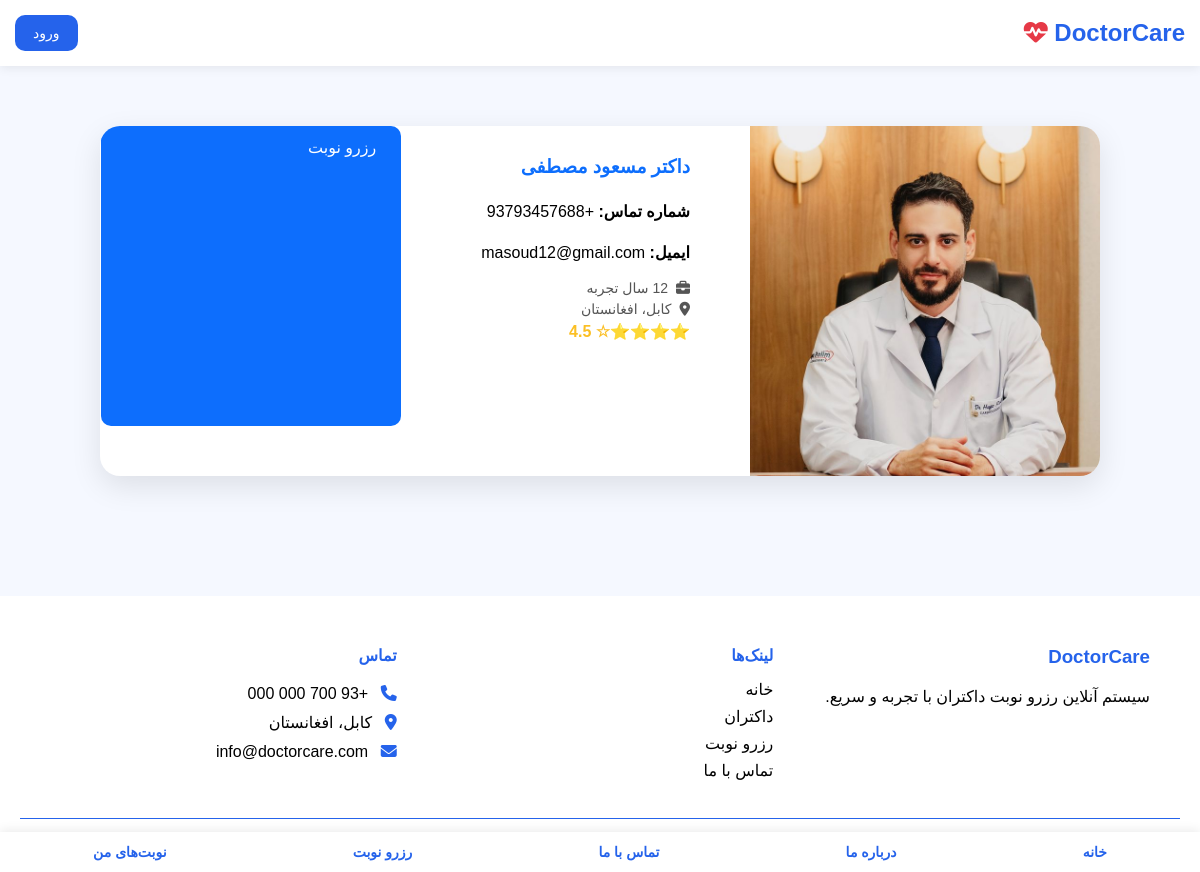
The page /doctor/2/ on the database its author committed.
### website/models.py (models this page shows, shortened)
class Doctor(models.Model):
    name = models.CharField(max_length=100)
    email = models.EmailField(null=True, blank=True)
    experience = models.IntegerField(null=True, blank=True)
    image = models.CharField(max_length=255, null=True, blank=True)
    speciality = models.CharField(max_length=100)

### website/views.py (the view)
# urls.py: path('doctor/<int:id>/', views.doctor_detail, name='doctor_detail'),
def doctor_detail(request, id):
    doctor = get_object_or_404(Doctor, id=id)
    return render(
        request,
        'website/doctor_detail.html',
        {'doctor': doctor}
    )

### website/templates/website/doctor_detail.html (shortened to what this page needs)
{% extends 'website/base.html' %}
{% block content %}
<section class="doctor-profile">
    <div class="doctor-box">
{% load static %}
<img src="{% static doctor.image %}" alt="{{ doctor.name }}">
        <div class="doctor-info">
            <h3>{{ doctor.name }}</h3>
            <p>
                <strong>شماره تماس:</strong>
                +93793457688
            </p>
            <p>
                <strong>ایمیل:</strong>
                {{ doctor.email }}
            </p>
<div class="info">
           <i class="fa-solid fa-briefcase"></i>
            <span>{{ doctor.experience }} سال تجربه</span>
        </div>
         <div class="info"> <i class="fa-solid fa-location-dot"></i> کابل، افغانستان</div>
         <div class="stars">⭐⭐⭐⭐☆ 4.5</div>
    </div>
            <a href="{% url 'appointment' %}" class="book-btn">
                رزرو نوبت
            </a>
        </div>
</section>
{% endblock %}

### website/static/website/css/style.css (style rules this page uses)
* { margin:0; padding:0; box-sizing:border-box; font-family:tahoma,sans-serif; }
body { background:#f5f8ff; max-width:430px; margin:auto; min-height:100vh; }
@media screen and (orientation: landscape) { body { max-width:100%; } }
.doctor-profile { padding:60px 20px; }
.doctor-box { max-width:1000px; margin:auto; background:#fff; border-radius:20px; overflow:hidden; box-shadow:0 10px 30px rgba(0,0,0,.1); display:flex; gap:30px; }
.doctor-box img { width:350px; height:350px; object-fit:cover; }
.doctor-info { padding:30px; }
.doctor-info h3 { color:#0d6efd; margin-bottom:20px; }
.doctor-info p { line-height:1.8; margin-bottom:12px; }
.book-btn { display:inline-block; width: 300px; margin-right: 20px; padding:12px 25px; background:#0d6efd; color:white; text-decoration:none; border-radius:10px; margin-bottom: 50px; }
.info { display:flex; align-items:center; gap:8px; color:#555; font-size:14px; margin-top:5px; }
.stars { color:#fbbf24; font-weight:bold; margin-top:5px; }

### rows shown on the page
Doctor: image (picture), name "داکتر مسعود مصطفی", email "masoud12@gmail.com"
